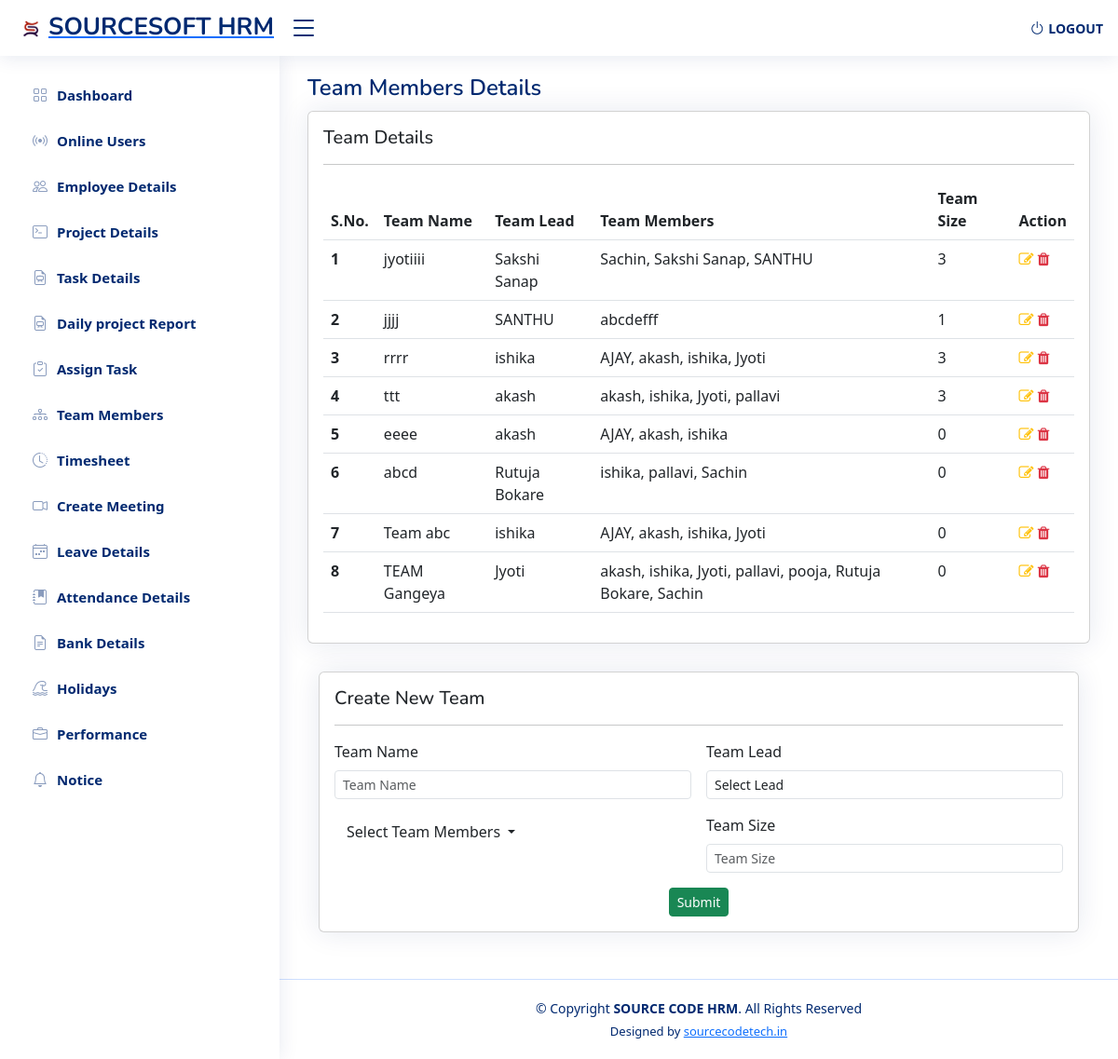
/sourcesoft/admin_dashboard/team_members.php (signed in), run on the app's committed database.
### tables this page shows
CREATE TABLE `team_member` (
  `id` int(11) NOT NULL,
  `team_name` varchar(30) NOT NULL,
  `team_lead` varchar(255) NOT NULL,
  `members` varchar(255) NOT NULL,
  `team_size` int(11) NOT NULL
);

### sourcesoft/admin_dashboard/team_members.php (the view, shortened to what this page needs)
<!DOCTYPE html>
<html lang="en">
<head>
    <link href="https://cdn.jsdelivr.net/npm/bootstrap@5.3.2/dist/css/bootstrap.min.css" rel="stylesheet"
>
    <link rel="stylesheet" href="https://cdnjs.cloudflare.com/ajax/libs/font-awesome/4.7.0/css/font-awesome.min.css">
    <link href="assets/vendor/bootstrap/css/bootstrap.min.css" rel="stylesheet">
    <link href="assets/vendor/bootstrap-icons/bootstrap-icons.css" rel="stylesheet">
    <link href="assets/vendor/boxicons/css/boxicons.min.css" rel="stylesheet">
    <link href="assets/vendor/quill/quill.snow.css" rel="stylesheet">
    <link href="assets/vendor/quill/quill.bubble.css" rel="stylesheet">
    <link href="assets/vendor/remixicon/remixicon.css" rel="stylesheet">
    <link href="assets/vendor/simple-datatables/style.css" rel="stylesheet">
    <link href="assets/css/style.css" rel="stylesheet">
    <link rel="stylesheet" href="https://cdn.jsdelivr.net/npm/sweetalert2@11.0.18/dist/sweetalert2.min.css">
    <link rel="stylesheet" href="https://cdnjs.cloudflare.com/ajax/libs/font-awesome/4.7.0/css/font-awesome.min.css">
</head>
<body>
    <?php include "include/header.php"; ?>
    <?php include "include/sidebar.php"; ?>
    <main id="main" class="main">
        <div class="pagetitle">
            <h1>Team Members Details</h1>
        </div>
        <section class="section dashboard">
                <!DOCTYPE html>
                <html lang="en">
                <head>
                    <link href="https://cdn.jsdelivr.net/npm/bootstrap@5.3.0/dist/css/bootstrap.min.css"
                        rel="stylesheet">
                </head>
                </html>
            <?php
      $query = "SELECT *, ROW_NUMBER() OVER (ORDER BY id DESC) as row_num FROM team_member";
      $data = mysqli_query($conn, $query);
      ?>
            <section class="section">
                <div class="row">
                    <div class="col-lg-12">
                        <div class="card">
                            <div class="card-body">
                                <h5 class="">Team Details</h5>
                                <hr>
                                <div class="table-responsive">
                                    <table class="table datatable">
                                        <thead>
                                            <tr>
                                                <th scope="col">S.No.</th>
                                                <th scope="col">Team Name</th>
                                                <th scope="col">Team Lead</th>
                                                <th scope="col">Team Members</th>
                                                <th scope="col">Team Size</th>
                                                <th scope="col">Action</th>
                                            </tr>
                                        </thead>
                                        <?php
                    while ($result = mysqli_fetch_assoc($data)) {
                    ?>
                                        <tr>
                                            <th scope="row"><?php echo $result['row_num']; ?></th>
                                            <td><?php echo $result['team_name']; ?></td>
                                            <td><?php echo $result['team_lead']; ?></td>
                                            <td><?php echo $result['members']; ?></td>
                                            <td><?php echo $result['team_size']; ?></td>
                                            <td><a class='' href='update_members?id=<?php echo $result['id']; ?>'><i
                                                        class='fa fa-edit text-warning'></i></a>
                                                <a class='' href='team_members?id=<?php echo $result['id']; ?>'><i
                                                        class='fa fa-trash text-danger'></i></a>
                                            </td>
                                        </tr>
                                        <?php
                    }
                    ?>
                                    </table>
                                </div>
                            </div>
                        </div>
                    </div>
                </div>
            </section>
            <div class="container">
                <div class="card">
                    <div class="card-body">
                        <h5 class="">Create New Team</h5>
                        <hr>
                        <form class="row g-3" action="#" method="POST" onsubmit="return validateForm()">
                            <div class="col-md-6">
                                <label for="inputfname" class="form-label">Team Name</label>
                                <input type="text" name="team_name" class="form-control form-control-sm" id="inputfname"
                                    placeholder="Team Name" autocomplete="off" required>
                            </div>
                            <div class="col-md-6">
                                <label for="inputlname" class="form-label">Team Lead</label>
                                <select id="inputrole" name="team_lead" class="form-control form-control-sm" required>
                                    <option selected disabled>Select Lead</option>
                                </select>
                            </div>
                            <br><br><br>
                            <div class="col-md-6">
                                <div class="dropdown">
                                    <button class="btn dropdown-toggle" type="button" id="multiSelectDropdown"
                                        data-bs-toggle="dropdown" aria-expanded="false" required>
                                        Select Team Members
                                    </button>
                                   </div>
                                 </div>
                                <div class="col-md-6">
                                <label for="inputteamsize" class="form-label">Team Size</label>
                                <input type="number" name="team_size" class="form-control form-control-sm" id="inputteamsize"
                                    placeholder="Team Size" autocomplete="off" required>
                                </div>
                                <center>
                                    <div class="col-md-6">
                                        <button type="submit" class="btn btn-success btn-sm" name="update"
                                            onclick="return validateForm()">Submit</button>
                                    </div>
                                </center>
                        </form>
                    </div>
                </div>
            </div>
</body>
<?php include "include/footer.php"; ?>
</body>
</html>

### sourcesoft/admin_dashboard/assets/css/style.css (style rules this page uses)
:root { scroll-behavior: smooth; }
body { font-family: "Open Sans", sans-serif; background: #f6f9ff; color: #444444; }
a { color: #4154f1; text-decoration: none; }
h1, h2, h3, h4, h5, h6 { font-family: "Nunito", sans-serif; }
#main { margin-top: 60px; padding: 20px 30px; transition: all 0.3s; }
.pagetitle { margin-bottom: 10px; }
.pagetitle h1 { font-size: 24px; margin-bottom: 0; font-weight: 600; color: #012970; }
.card { margin-bottom: 30px; border: none; border-radius: 5px; box-shadow: 0px 0 30px rgba(1, 41, 112, 0.1); }
.card-body { padding: 0 20px 20px 20px; }
@media (min-width: 1200px) { #main, #footer { margin-left: 300px; } }

### data on the page
team_member: row_num "1", team_name "jyotiiii", team_lead "Sakshi Sanap", members "Sachin, Sakshi Sanap, SANTHU", team_size "3"
team_member: row_num "2", team_name "jjjj", team_lead "SANTHU", members "abcdefff", team_size "1"
team_member: row_num "3", team_name "rrrr", team_lead "ishika", members "AJAY, akash, ishika, Jyoti", team_size "3"
team_member: row_num "4", team_name "ttt", team_lead "akash", members "akash, ishika, Jyoti, pallavi", team_size "3"
team_member: row_num "5", team_name "eeee", team_lead "akash", members "AJAY, akash, ishika", team_size "0"
team_member: row_num "6", team_name "abcd", team_lead "Rutuja Bokare", members "ishika, pallavi, Sachin", team_size "0"
team_member: row_num "7", team_name "Team abc", team_lead "ishika", members "AJAY, akash, ishika, Jyoti", team_size "0"
team_member: row_num "8", team_name "TEAM Gangeya", team_lead "Jyoti", members "akash, ishika, Jyoti, pallavi, pooja, Rutuja Bokare, Sachin", team_size "0"
